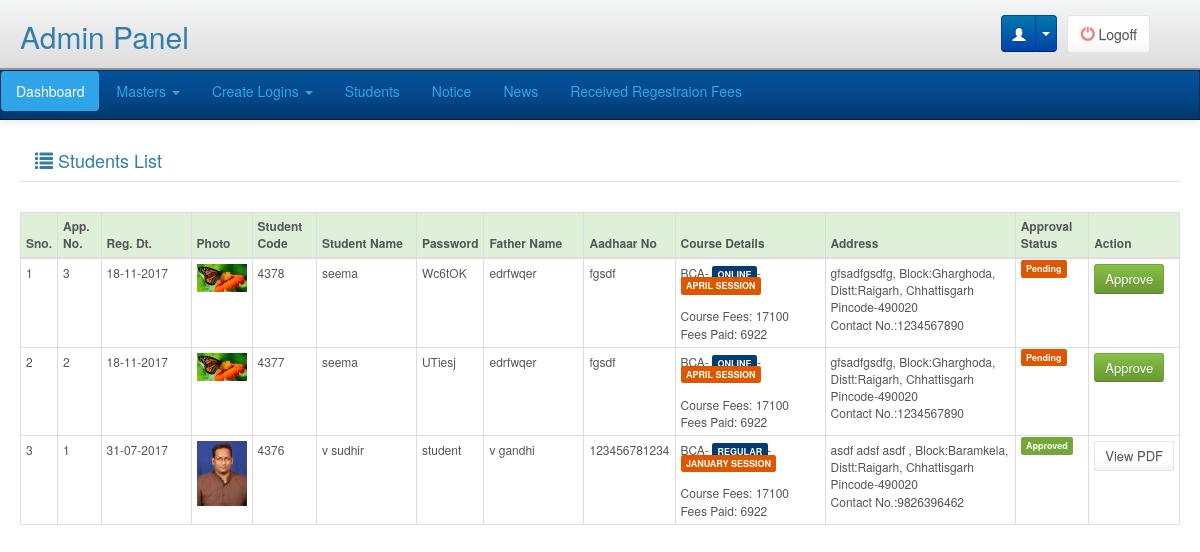
The page /adminpanel/students/index.php (signed in) on the database as committed earlier.
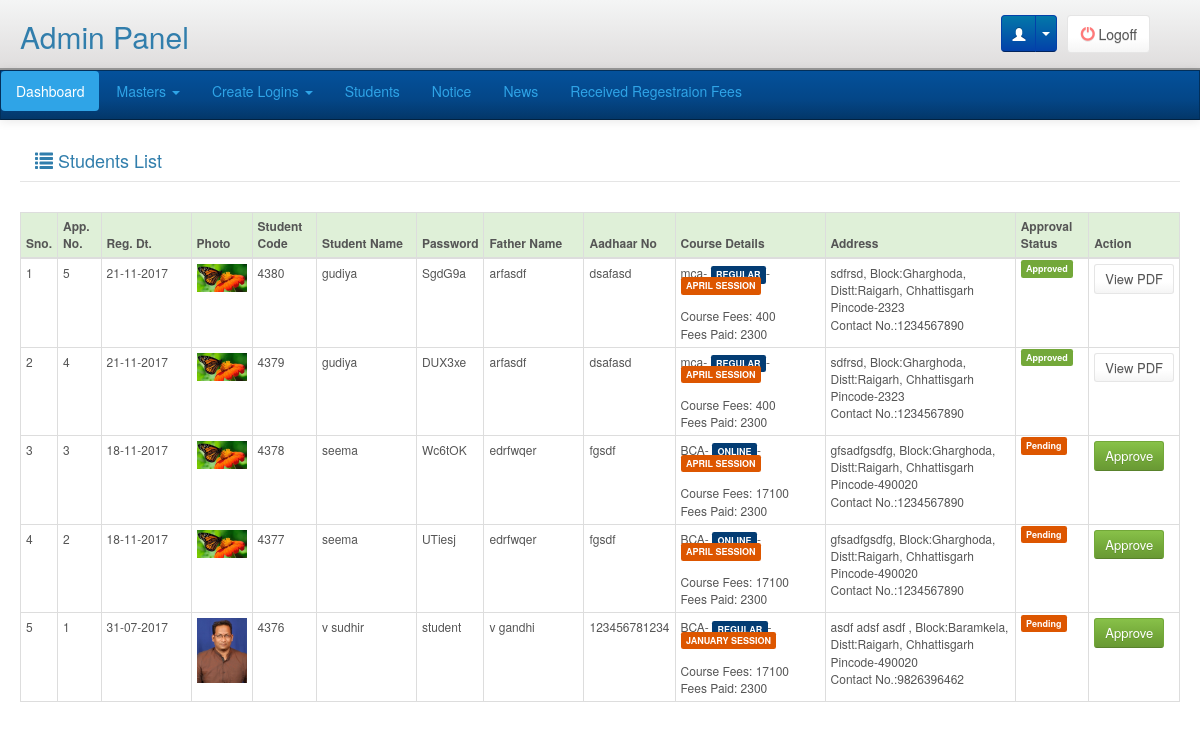
The same page on the database as committed later.
### tables this page shows
CREATE TABLE `student_master` (
  `Student_Id` int(11) NOT NULL,
  `Reg_Date` date NOT NULL,
  `Application_No` int(11) NOT NULL,
  `Student_Code` int(11) NOT NULL,
  `Password` varchar(50) NOT NULL,
  `Student_Name` varchar(75) NOT NULL,
  `DOB` date NOT NULL,
  `Gender` tinyint(4) NOT NULL,
  `Father_Name` varchar(75) NOT NULL,
  `Mother_Name` varchar(75) NOT NULL,
  `Religion` varchar(10) NOT NULL,
  `Caste` varchar(10) NOT NULL,
  `Phisical_Status` tinyint(4) NOT NULL,
  `Aadhaar_No` varchar(15) NOT NULL,
  `Education` varchar(15) NOT NULL,
  `Course_Id` smallint(6) NOT NULL,
  `Mode` varchar(15) NOT NULL,
  `Session` varchar(15) NOT NULL,
  `About_Fee_Deposite` text NOT NULL,
  `Block_Id` int(11) NOT NULL,
  `Address` varchar(300) NOT NULL,
  `Pincode` varchar(15) NOT NULL,
  `Contact_No` varchar(15) NOT NULL,
  `Email` varchar(50) NOT NULL,
  `Bank_Name` varchar(75) NOT NULL,
  `Acc_holder_name` varchar(100) NOT NULL,
  `Account_No` varchar(30) NOT NULL,
  `Bank_Address` varchar(300) NOT NULL,
  `IFSC_Code` varchar(20) NOT NULL,
  `Photo` varchar(75) NOT NULL,
  `Signature` varchar(75) NOT NULL,
  `Gaurdian_Signature` varchar(75) NOT NULL,
  `CM_Id` smallint(6) NOT NULL,
  `Reference` varchar(75) NOT NULL,
  `Registration_No` int(11) NOT NULL,
  `Entry_No` int(11) NOT NULL,
  `Approval_Status` tinyint(4) NOT NULL,
  `Status` tinyint(4) NOT NULL,
  `Payment_Status` int(11) NOT NULL COMMENT '//1 for paid '
);

CREATE TABLE `course_master` (
  `Course_Id` smallint(6) NOT NULL,
  `Course_Name` varchar(50) NOT NULL,
  `Application_Fee` int(11) NOT NULL,
  `Learning_Fee` int(11) NOT NULL,
  `Registration_Fee` int(11) NOT NULL,
  `Exam_Fee` int(11) NOT NULL
);

CREATE TABLE `block_master` (
  `Block_Id` int(11) NOT NULL,
  `Block_Name` varchar(50) NOT NULL,
  `District_Id` smallint(6) NOT NULL
);

CREATE TABLE `district_master` (
  `District_Id` smallint(6) NOT NULL,
  `State_Id` tinyint(4) NOT NULL,
  `District_Name` varchar(100) NOT NULL
);

CREATE TABLE `state_master` (
  `State_Id` tinyint(4) NOT NULL,
  `State_Name` varchar(100) NOT NULL
);

### libraries/classes/DBConn.php (called while the page is built, shortened)
<?php
class DBConn  extends Conn {
	 function ExecuteQuery($userQuery)
	{
		$result= mysql_query($userQuery);
                $num_fields = mysql_num_fields($result);
				$obj = array();
				$x=1;
				while($row=mysql_fetch_array($result)){
				  for($j=0;$j<$num_fields;$j++){
					 $name = mysql_field_name($result, $j);
					 $obj[$x][$name]=$row[$name];
					}
					$x++;
					}
     return $obj;
	}
}
?>

### adminpanel/students/index.php (the view, shortened to what the changed rows need)
<?php
require_once(PATH_LIBRARIES.'/classes/DBConn.php');
include(PATH_ADMIN_INCLUDE.'/header.php');
$db = new DBConn();
$getstudent=$db->ExecuteQuery("SELECT Student_Id, DATE_FORMAT(Reg_Date,'%d-%m-%Y') AS Reg_Date, Application_No, Student_Code, Student_Name, Password,  Father_Name, Aadhaar_No, Course_Name, Mode, Session, CASE WHEN Mode='regular' THEN (Learning_Fee + Registration_Fee + Exam_Fee+Application_Fee) WHEN Mode='online' THEN (Learning_Fee + Registration_Fee + Exam_Fee+Application_Fee) WHEN Mode='private' THEN Exam_Fee+Application_Fee END AS Total_Fees, (SELECT SUM(Paid_Amt) FROM fees_payment WHERE Student_Id IN(SELECT Student_Id FROM student_master)) AS Paid_Amt, Address, Block_Name, District_Name, State_Name, Pincode, Contact_No, Email, Bank_Name, Account_No, Bank_Address, IFSC_Code, Photo, Signature, Gaurdian_Signature, CASE WHEN Approval_Status=0 THEN 'Pending' WHEN Approval_Status=1 THEN 'Approved' WHEN Approval_Status=2 THEN 'Cancelled' END Approval_Status
FROM student_master st
LEFT JOIN course_master c ON st.Course_Id = c.Course_Id
LEFT JOIN block_master b ON st.Block_Id = b.Block_Id
LEFT JOIN district_master d ON b.District_Id = d.District_Id
LEFT JOIN state_master s ON d.State_Id = s.State_Id
ORDER BY Student_Id DESC");
?>
<div class="main">
    <div class="table-responsive" style="overflow: auto;">
            	<table class="table table-hover table-bordered table-condensed" >
                  <thead>
                    <tr class="success">
                      <th>Sno.</th>
                      <th>App. No.</th>
                      <th width="90">Reg. Dt.</th>
                      <th>Photo</th>
                      <th>Student Code</th>
                      <th width="100">Student Name</th>
                      <th>Password</th>
                      <th width="100">Father Name</th>
                      <th>Aadhaar No</th>
                      <th width="150">Course Details</th>
                      <th>Address</th>
                      <th>Approval Status</th>
                      <th>Action</th>
                    </tr>
                  </thead>
                  <tbody>
                    <?php
                        $i=1;
                        foreach($getstudent as $getstudentVal){ ?>
                    <tr>
                      <td><?php echo $i;?></td>
                      <td><?php echo $getstudentVal['Application_No']; ?></td>
                      <td><?php echo $getstudentVal['Reg_Date']; ?></td>
                      <td><img width="50px;" src="<?php echo PATH_DATA_IMAGE ?>/student/thumb/<?php echo $getstudentVal['Photo'];?>" alt="" /></td>
                      <td><?php echo $getstudentVal['Student_Code'];?></td>
                      <td><?php echo $getstudentVal['Student_Name'];?></td>
                      <td><?php echo $getstudentVal['Password'];?></td>
                      <td><?php echo $getstudentVal['Father_Name'];?></td>
                      <td><?php echo $getstudentVal['Aadhaar_No'];?></td>
                      <td><?php echo $getstudentVal['Course_Name'].'- <span class="label label-info">'.strtoupper($getstudentVal['Mode']).'</span>- <span class="label label-warning">'.strtoupper($getstudentVal['Session']).' SESSION</span><br><br>Course Fees: '.$getstudentVal['Total_Fees'].'<br>Fees Paid: '.$getstudentVal['Paid_Amt'];?></td>
                      <td><?php echo $getstudentVal['Address'].', Block:'.$getstudentVal['Block_Name'].', Distt:'.$getstudentVal['District_Name'].', '.$getstudentVal['State_Name'].' Pincode-'.$getstudentVal['Pincode'];?><br />Contact No.:<?php echo $getstudentVal['Contact_No'] ?></td>
                      <td><span class="label <?php echo $getstudentVal['Approval_Status']=='Pending'?'label-warning': ($getstudentVal['Approval_Status']=='Approved'?'label-success':'label-danger');?>"><?php echo $getstudentVal['Approval_Status'];?></span></td>
                      <td>
                      <?php if($getstudentVal['Approval_Status']=='Pending'){ ?>
                      <button type="button" id="<?php echo $getstudentVal['Student_Id']; ?>" class="btn btn-xs btn-success status">Approve</button>
                      <?php } if($getstudentVal['Approval_Status']!='Pending'){?>
                     <a href="view_pdf.php?k=<?php echo $getstudentVal['Student_Id']; ?>"> <button type="button" id="pdf-<?php echo $getstudentVal['Student_Id']; ?>" class="btn btn-xs btn-default status">View PDF</button>
                     </a>
                      <?php } ?>
                      </td>
                    </tr>
                    <?php $i++;} ?>
                  </tbody>
                </table>
            </div>
</div>

Rows that differ between the two databases and show on the page:
added student_master: Application_No "5", Reg_Date "21-11-2017", Photo (picture), Student_Code "4380", Student_Name "gudiya", Password "SgdG9a", Father_Name "arfasdf", Aadhaar_No "dsafasd", Course_Id.Course_Name "mca", Mode "REGULAR", Session "APRIL", Total_Fees "400", Paid_Amt "2300", Address "sdfrsd", Block_Id.Block_Name "Gharghoda", district_master.District_Name "Raigarh", state_master.State_Name "Chhattisgarh", Pincode "2323", Contact_No "1234567890", Approval_Status "Approved"
added student_master: Application_No "4", Reg_Date "21-11-2017", Photo (picture), Student_Code "4379", Student_Name "gudiya", Password "DUX3xe", Father_Name "arfasdf", Aadhaar_No "dsafasd", Course_Id.Course_Name "mca", Mode "REGULAR", Session "APRIL", Total_Fees "400", Paid_Amt "2300", Address "sdfrsd", Block_Id.Block_Name "Gharghoda", district_master.District_Name "Raigarh", state_master.State_Name "Chhattisgarh", Pincode "2323", Contact_No "1234567890", Approval_Status "Approved"
changed student_master "Wc6tOK": Paid_Amt "6922" → "2300"
changed student_master "UTiesj": Paid_Amt "6922" → "2300"
changed student_master "v sudhir": Paid_Amt "6922" → "2300"; Approval_Status "Approved" → "Pending"; text "View PDF" → "Approve"
